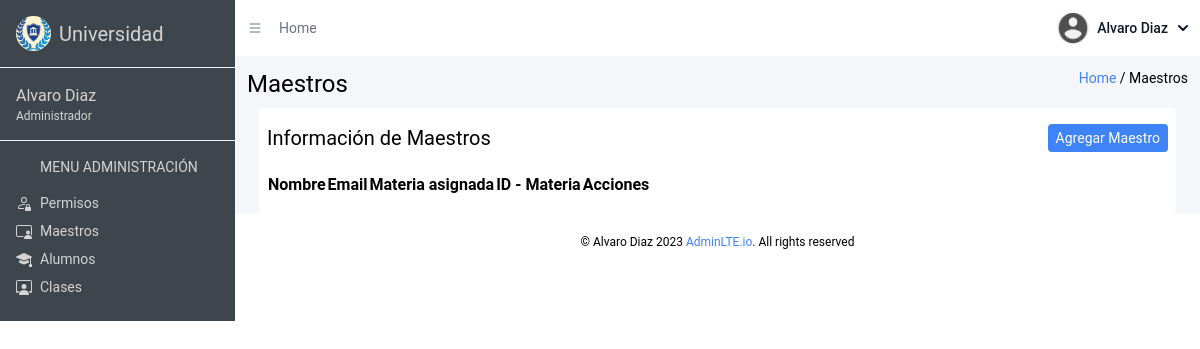
The app's page /view/admin_views/maestros.php (signed in), older data.
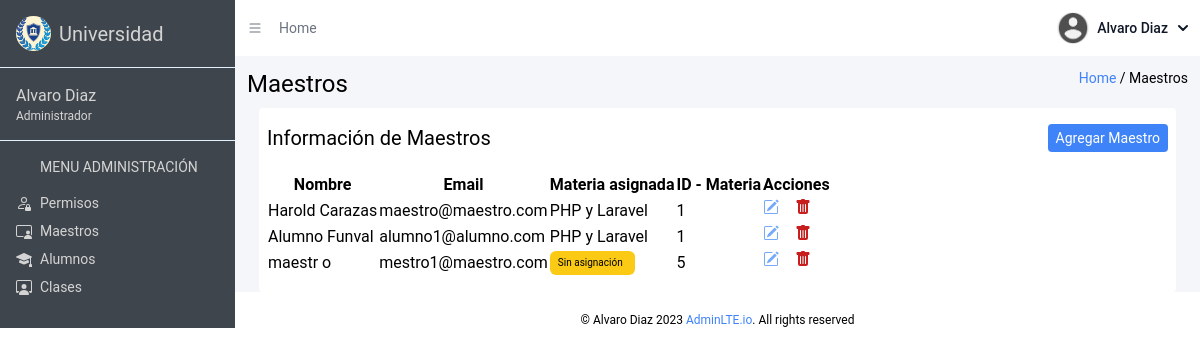
The same page, newer data.
### tables this page shows
CREATE TABLE `usuario` (
  `id` int(11) NOT NULL,
  `email` varchar(20) NOT NULL,
  `password` varchar(30) NOT NULL,
  `rol` int(11) NOT NULL DEFAULT 1,
  `nombre` varchar(20) NOT NULL,
  `apellido` varchar(20) NOT NULL,
  `contacto` int(11) NOT NULL,
  `estado` tinyint(1) DEFAULT 1
);

CREATE TABLE `materia` (
  `id` int(11) NOT NULL,
  `nombre` varchar(20) NOT NULL,
  `descripcion` varchar(100) NOT NULL
);

### view/admin_views/maestros.php (the view, shortened to what the changed rows need)
<!DOCTYPE html>
<html lang="en">
<head>
  <link href="../../dist/output.css" rel="stylesheet">
  <link rel="stylesheet" href="https://cdn.datatables.net/1.13.6/css/jquery.dataTables.css" />
</head>
<body class="h-[100vh]">
  <div class="text-2xl flex h-full">
    <aside id="toggle-menu" class="menu w-[235px] min-w-[235px] text-sm bg-[#3f454c] text-neutral-300">
      <div class="logo p-4 flex gap-2 items-center border-b-[1px] border-solid border-blue-100">
        <h2 class="text-xl">Universidad</h2>
      </div>
    </aside>
    <main id="toggle-bg" class="w-full">
      <section class="bg-white flex items-center justify-between text-sm p-3 text-gray-500">
        <div href="#" class="flex gap-4 items-center">
          <h2>Home</h2>
        </div>
      </section>
      <section class="bg-[#F5F6FA] mb-0 ">
        <div class="title flex justify-between p-3 pb-0">
          <h2 class="text-2xl">Maestros</h2>
        </div>
        <div class="content text-xs mt-2 mx-2 py-2 overflow-x-auto md:text-sm md:px-2 md:py-4 bg-white rounded lg:text-base lg:mx-6">
          <div class="flex justify-between border-b-gray-500 mb-5">
            <h2 class="text-lg lg:text-xl">Información de Maestros</h2>
          </div>
          <table id="myTable" class="table table-auto">
            <thead class="">
              <tr>
                <th>Nombre</th>
                <th>Email</th>
                <th>Materia asignada</th>
                <th>ID - Materia</th>
                <th>Acciones</th>
              </tr>
            </thead>
            <tbody>
              <?php
              include($_SERVER["DOCUMENT_ROOT"] . "/controller/conn.php");
              $sql = $conn->query("SELECT
                                      u.id AS usuario_id,
                                      u.email,
                                      u.nombre,
                                      u.apellido,
                                      u.estado,
                                      u.contacto,
                                      m.id,
                                      m.nombre AS materia_nombre,
                                      m.descripcion AS materia_descripcion
                                  FROM
                                      usuario u
                                  JOIN
                                      CursoUsuario cu ON u.id = cu.usuario_id
                                  JOIN
                                      materia m ON cu.materia_id = m.id
                                  WHERE
                                      u.rol = 2 and u.estado = 1;");
              if ($sql->num_rows > 0) {
              while($datos = $sql->fetch_object()) { ?>
              <tr>
                <td><?= $datos->nombre ?> <?= $datos->apellido ?></td>
                <td><?= $datos->email ?></td>
                <td>
                  <?php
                   switch ($datos->materia_nombre) {
                     case 'sinasignar':
                      echo '<span class="bg-yellow-300 text-[10px] px-2 rounded-md grid items-center w-[85px]">Sin asignación</span>';
                        break;
                        default:
                        echo $datos->materia_nombre;
                        break;
                      }
                      ?>
                </td>
                <td><?= $datos->id ?></td>
                <td class="flex gap-2 lg:gap-4 items-center justify-start">
                  <button data-email=<?= $datos->email ?> data-nombre=<?= $datos->nombre ?> data-apellido=<?= $datos->apellido ?> data-contacto=<?= $datos->contacto ?> data-materia=<?= $datos->materia_nombre ?> class="text-blue-400 flex justify-center editar-maestro-btn">
                  </button>
                  <button class="text-red-700 flex justify-center eliminar-relación" data-modal-target="popup-modal" data-modal-toggle="popup-modal" data-usuario-id="<?= $datos->usuario_id ?>" data-materia-id="<?= $datos->id ?>" type="button">
                  </button>
                </td>
              </tr>
              <?php
                }
              } ?>
            </tbody>
          </table>
        </div>
      </section>
    </main>
  </div>
</body>
</html>

Row changes from the older to the newer data that the page shows:
now on this page (row unchanged): usuario: nombre "Harold", apellido "Carazas", email "maestro@maestro.com", materia.nombre "PHP y Laravel", materia.id "1"
now on this page (row edited): usuario: nombre "Alumno", apellido "Funval", email "alumno1@alumno.com", materia.nombre "PHP y Laravel", materia.id "1"
added usuario: nombre "maestr", apellido "o", email "mestro1@maestro.com", shows "Sin asignación", materia.id "5"
